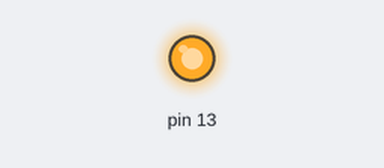
The sketch below on a simulated Arduino Uno, built with avr-gcc and run on an emulated ATmega328P. Shown: output pins drawn as LEDs (lit = HIGH).

Above: at 0.5 s.
At 8.0 s:
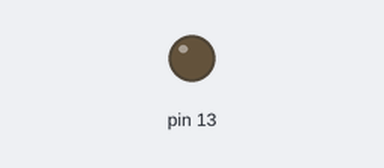
Timing chart, 0 to 14.3 s (numbered marks = the images above):
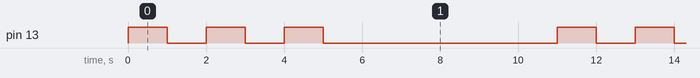

The sketch:

10_16520256_01c.ino
```cpp
int counter;

void setup()
{
  pinMode(13, OUTPUT);
}

void loop()
{
    for (counter=0; counter<3; ++counter){
        digitalWrite(13, HIGH);
        delay(1000);
        digitalWrite(13, LOW);
        delay(1000);
    }
    delay(5000);
}
```

Measured:
- by itself, pin 13: repeats every 11.0 s: 2 × (LOW 1.0 s, HIGH 1.0 s), LOW 6.0 s, HIGH 1.0 s
- by itself, everything shown: repeats every 11.0 s, in 6 steps
